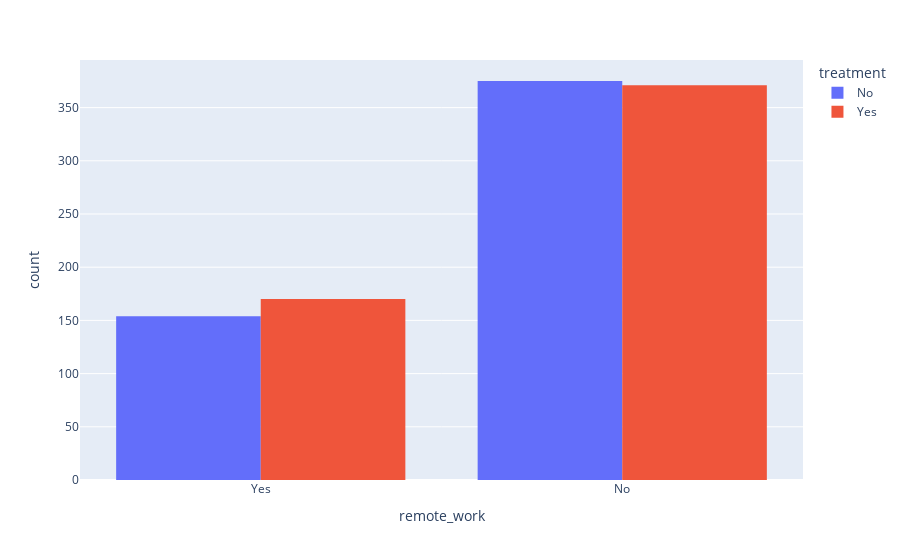

Here is the notebook cell this chart was saved with:
### Code cell
px.histogram(health, x = 'remote_work',color='treatment',barmode='group')

### Figure 1 — Plotly figure (JSON) as saved in the notebook; plotly's stock layout.template omitted (floating-point values rounded to 4 significant figures; data arrays with more than 128 entries replaced by an {"elided": "..."} marker saying what was removed)
{"data": [{"alignmentgroup": "True", "bingroup": "x", "hovertemplate": "treatment=No<br>remote_work=%{x}<br>count=%{y}<extra></extra>", "legendgroup": "No", "marker": {"color": "#636efa"}, "name": "No", "offsetgroup": "No", "orientation": "v", "showlegend": true, "type": "histogram", "x": {"elided": "529 str values"}, "xaxis": "x", "yaxis": "y"}, {"alignmentgroup": "True", "bingroup": "x", "hovertemplate": "treatment=Yes<br>remote_work=%{x}<br>count=%{y}<extra></extra>", "legendgroup": "Yes", "marker": {"color": "#EF553B"}, "name": "Yes", "offsetgroup": "Yes", "orientation": "v", "showlegend": true, "type": "histogram", "x": {"elided": "541 str values"}, "xaxis": "x", "yaxis": "y"}], "layout": {"barmode": "group", "legend": {"title": {"text": "treatment"}, "tracegroupgap": 0}, "margin": {"t": 60}, "xaxis": {"anchor": "y", "domain": [0, 1], "title": {"text": "remote_work"}}, "yaxis": {"anchor": "x", "domain": [0, 1], "title": {"text": "count"}}}}
